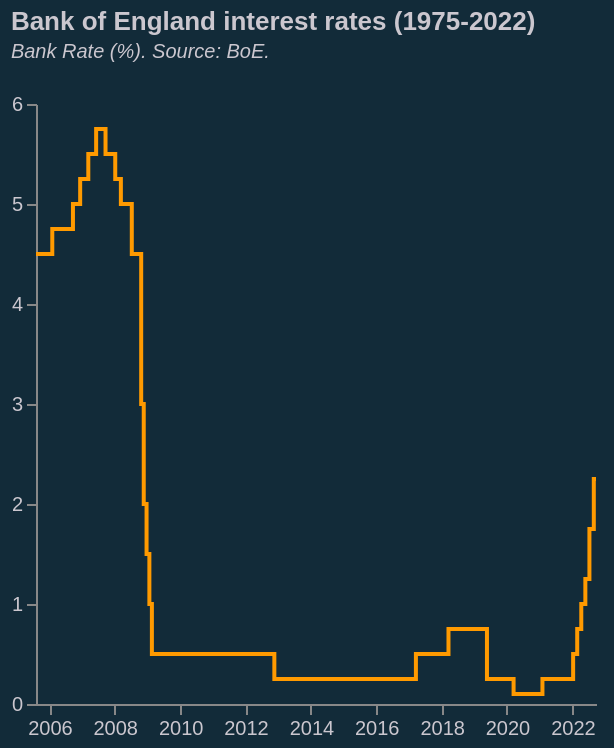

Source (Vega-Lite JSON):
### Vega-Lite specification from a JSON file in a GitHub repository (floating-point values rounded to 4 significant figures; data arrays with more than 128 entries replaced by an {"elided": "..."} marker saying what was removed)
{"$schema": "https://vega.github.io/schema/vega-lite/v5.json", "title": {"text": "Bank of England interest rates (1975-2022)", "subtitle": ["Bank Rate (%). Source: BoE.", ""], "subtitleFontStyle": "italic", "subtitleFontSize": 10, "anchor": "start", "color": "#cbc7cf", "subtitleColor": "#cbc7cf"}, "width": 280, "height": 300, "config": {"background": "#122b39", "view": {"stroke": "transparent"}}, "data": {"values": {"elided": "245 records"}, "format": {"parse": {"date": "date"}}}, "transform": [{"calculate": "year(datum.date)", "as": "year"}, {"filter": "datum.year>=minYear"}, {"filter": "datum.year<=maxYear"}], "params": [{"name": "minYear", "value": 2005, "bind": {"input": "range", "min": 1975, "max": 2022, "step": 1, "name": "Start year:"}}, {"name": "maxYear", "value": 2022, "bind": {"input": "range", "min": 1975, "max": 2022, "step": 1, "name": "End year:"}}], "mark": {"type": "line", "color": "#ff9a00", "interpolate": "step", "width": 10, "strokeWidth": 2, "opacity": 1}, "encoding": {"x": {"field": "date", "type": "temporal", "title": null, "axis": {"grid": false, "labelColor": "#cbc7cf"}}, "y": {"field": "BankRate", "type": "quantitative", "title": null, "axis": {"grid": false, "labelColor": "#cbc7cf"}}}}
